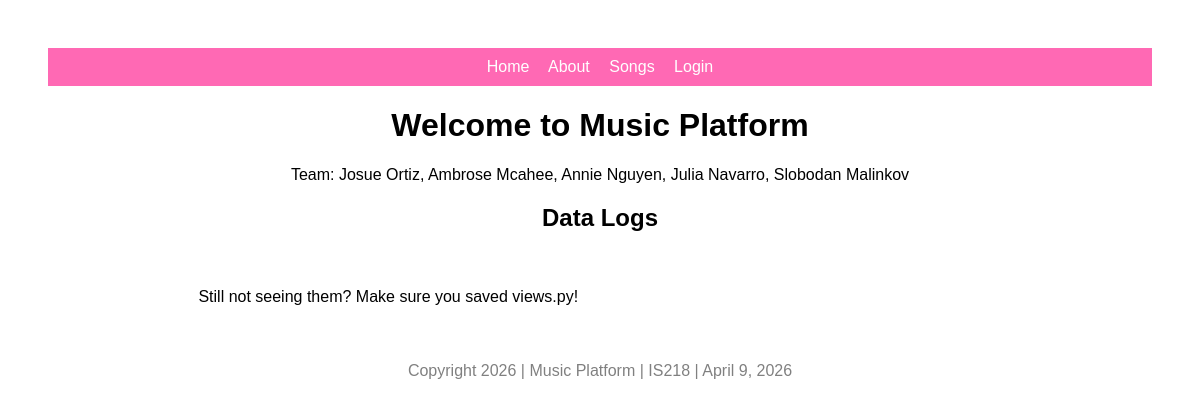
The app's page /, older data.
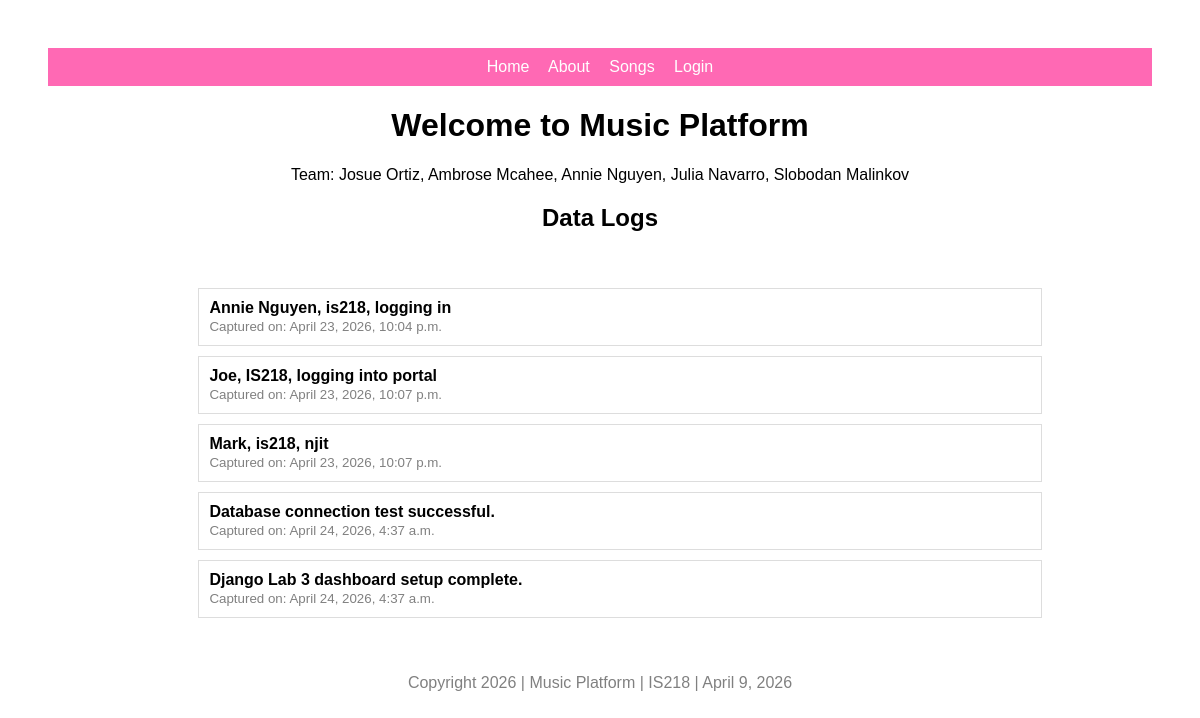
The same page, newer data.
### music/models.py (models this page shows, shortened)
class LogMessage(models.Model):
    message = models.TextField()
    created_at = models.DateTimeField(auto_now_add=True)

### music/views.py (the view)
# urls.py: 2. Add a URL to urlpatterns:  path('', views.home, name='home')
def home(request):
    logs = LogMessage.objects.all()
    return render(request, 'musicplatform/home.html', {'logs': logs})

### musicplatform/templates/musicplatform/home.html
{% extends "musicplatform/layout.html" %}
{% block content %}
<h1>Welcome to Music Platform</h1>
<p>Team: Josue Ortiz, Ambrose Mcahee, Annie Nguyen, Julia Navarro, Slobodan Malinkov</p>
<h2>Data Logs</h2>
<div style="text-align: left; display: inline-block; margin-top: 20px; width: 80%;">
    <ul class="list-group">
    {% for log in logs %}
        <li class="list-group-item" style="margin-bottom: 10px; border: 1px solid #ddd; padding: 10px; list-style: none;">
            <strong>{{ log.message }}</strong>
            <br>
            <small style="color: gray;">Captured on: {{ log.created_at }}</small>
        </li>
    {% empty %}
        <p>Still not seeing them? Make sure you saved views.py!</p>
    {% endfor %}
    </ul>
</div>
{% endblock %}

### musicplatform/templates/musicplatform/layout.html (shortened to what this page needs)
<!DOCTYPE html>
{% load static %}
<html>
    <head>
        <link rel="stylesheet" href="{% static 'musicplatform/site.css' %}">
    </head>
    <body style="text-align: center; font-family: Garamond, sans-serif; padding: 40px;">
        <nav style="background-color: hotpink; padding: 10px; text-align: center; margin-bottom: 20px;">
            <a href="/" style="color: white; margin-right: 15px; text-decoration: none;">Home</a>
            <a href="/about/" style="color: white; margin-right: 15px; text-decoration: none;">About</a>
            <a href="/songs/" style="color: white; margin-right: 15px; text-decoration: none;">Songs</a>
            {% if user.is_authenticated %}
                <span style="color: white; margin-right: 15px;">Hi, {{ user.username }}</span>
                <form method="post" action="/accounts/logout/" style="display: inline;">
                    {% csrf_token %}
                    <button type="submit" style="background: none; border: none; color: white; cursor: pointer; text-decoration: none; font-family: inherit; font-size: inherit;">Logout</button>
                </form>
            {% else %}
                <a href="/accounts/login/" style="color: white; text-decoration: none;">Login</a>
            {% endif %}
        </nav>
        <div class="container">
            {% block content %}
            {% endblock %}
        </div>
        <footer style="margin-top: 40px;">
            <p>Copyright 2026 | Music Platform | IS218 | April 9, 2026</p>
        </footer>
    </body>
</html>

### musicplatform/static/musicplatform/site.css (style rules this page uses)
body { font-family: Garamond, sans-serif; }
nav a { color: #1F6F5F; text-decoration: none; }
footer { margin-top: 20px; color: gray; }

Row changes from the older to the newer data that the page shows:
added LogMessage: message "Annie Nguyen, is218, logging in", created_at "April 23, 2026, 10:04 p.m."
added LogMessage: message "Joe, IS218, logging into portal", created_at "April 23, 2026, 10:07 p.m."
added LogMessage: message "Mark, is218, njit", created_at "April 23, 2026, 10:07 p.m."
added LogMessage: message "Database connection test successful.", created_at "April 24, 2026, 4:37 a.m."
added LogMessage: message "Django Lab 3 dashboard setup complete.", created_at "April 24, 2026, 4:37 a.m."
Text that changed along with them:
text no longer shown: "Still not seeing them? Make sure you saved views.py!"
